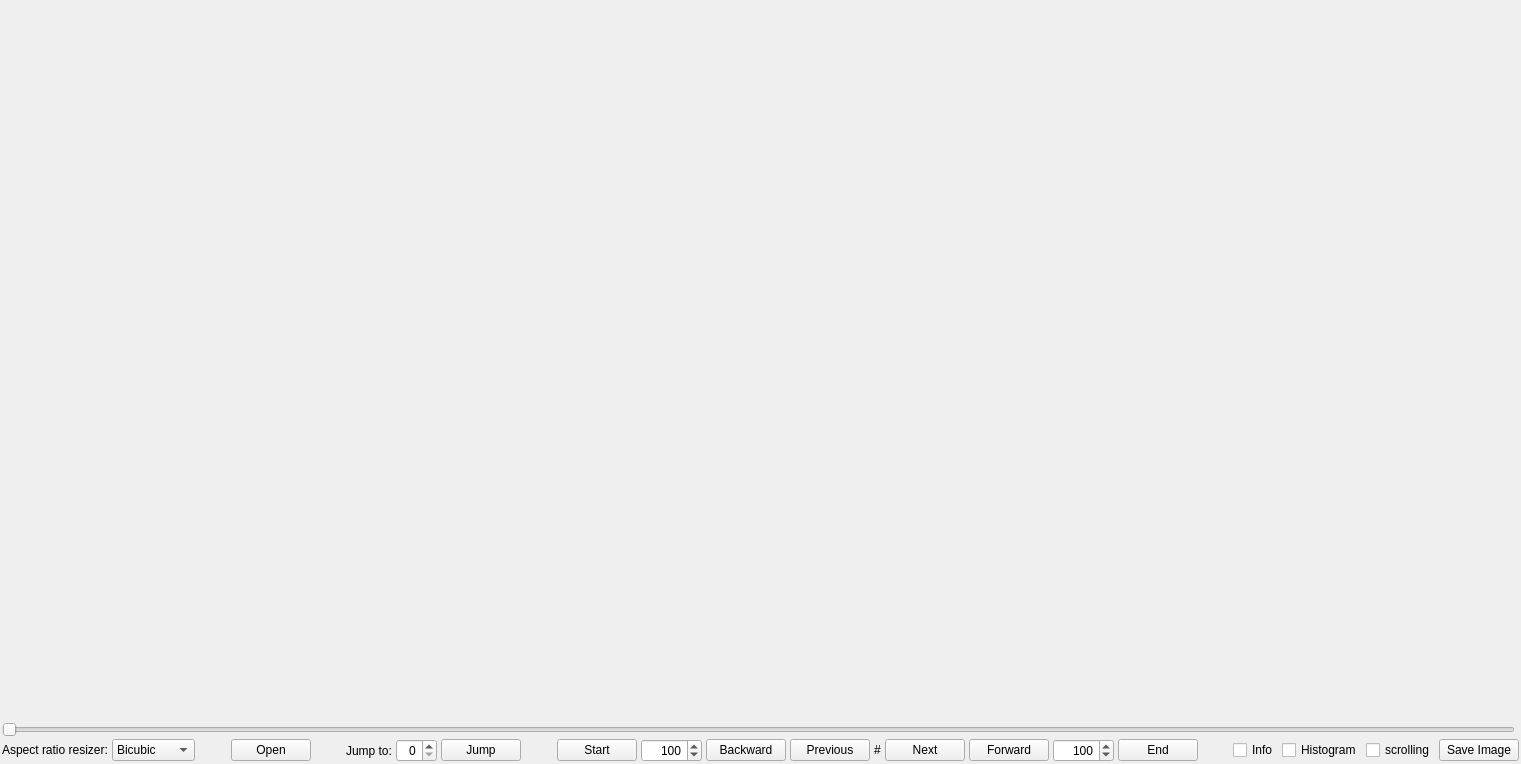
<?xml version="1.0" encoding="UTF-8"?>
<ui version="4.0">
 <class>avsViewerClass</class>
 <widget class="QWidget" name="avsViewerClass">
  <property name="geometry">
   <rect>
    <x>0</x>
    <y>0</y>
    <width>1521</width>
    <height>764</height>
   </rect>
  </property>
  <property name="sizePolicy">
   <sizepolicy hsizetype="Fixed" vsizetype="Fixed">
    <horstretch>0</horstretch>
    <verstretch>0</verstretch>
   </sizepolicy>
  </property>
  <property name="windowTitle">
   <string>avsViewer</string>
  </property>
  <layout class="QGridLayout" name="gridLayout_2">
   <property name="leftMargin">
    <number>2</number>
   </property>
   <property name="topMargin">
    <number>0</number>
   </property>
   <property name="rightMargin">
    <number>2</number>
   </property>
   <property name="bottomMargin">
    <number>2</number>
   </property>
   <property name="horizontalSpacing">
    <number>4</number>
   </property>
   <property name="verticalSpacing">
    <number>2</number>
   </property>
   <item row="1" column="0">
    <widget class="MoveScrollArea" name="scrollArea">
     <property name="frameShape">
      <enum>QFrame::NoFrame</enum>
     </property>
     <property name="frameShadow">
      <enum>QFrame::Plain</enum>
     </property>
     <property name="widgetResizable">
      <bool>true</bool>
     </property>
     <widget class="QWidget" name="scrollAreaWidgetContents">
      <property name="geometry">
       <rect>
        <x>0</x>
        <y>0</y>
        <width>1513</width>
        <height>718</height>
       </rect>
      </property>
      <property name="sizePolicy">
       <sizepolicy hsizetype="Expanding" vsizetype="Expanding">
        <horstretch>0</horstretch>
        <verstretch>0</verstretch>
       </sizepolicy>
      </property>
     </widget>
    </widget>
   </item>
   <item row="3" column="0" colspan="2">
    <layout class="QHBoxLayout" name="horizontalLayout">
     <property name="spacing">
      <number>4</number>
     </property>
     <item>
      <widget class="QLabel" name="avisynthResizerlabel">
       <property name="sizePolicy">
        <sizepolicy hsizetype="Fixed" vsizetype="Fixed">
         <horstretch>0</horstretch>
         <verstretch>0</verstretch>
        </sizepolicy>
       </property>
       <property name="text">
        <string>Aspect ratio resizer:</string>
       </property>
      </widget>
     </item>
     <item>
      <widget class="QComboBox" name="aspectRatioAdjustmentComboBox">
       <property name="sizePolicy">
        <sizepolicy hsizetype="Fixed" vsizetype="Fixed">
         <horstretch>0</horstretch>
         <verstretch>0</verstretch>
        </sizepolicy>
       </property>
       <item>
        <property name="text">
         <string>Bicubic</string>
        </property>
       </item>
       <item>
        <property name="text">
         <string>Bilinear</string>
        </property>
       </item>
       <item>
        <property name="text">
         <string>Blackman</string>
        </property>
       </item>
       <item>
        <property name="text">
         <string>Gauss</string>
        </property>
       </item>
       <item>
        <property name="text">
         <string>Lanczos</string>
        </property>
       </item>
       <item>
        <property name="text">
         <string>Lanczos4</string>
        </property>
       </item>
       <item>
        <property name="text">
         <string>Point</string>
        </property>
       </item>
       <item>
        <property name="text">
         <string>Sinc</string>
        </property>
       </item>
       <item>
        <property name="text">
         <string>Spline16</string>
        </property>
       </item>
       <item>
        <property name="text">
         <string>Spline36</string>
        </property>
       </item>
       <item>
        <property name="text">
         <string>Spline64</string>
        </property>
       </item>
       <item>
        <property name="text">
         <string>None</string>
        </property>
       </item>
      </widget>
     </item>
     <item>
      <spacer name="horizontalSpacer_2">
       <property name="orientation">
        <enum>Qt::Horizontal</enum>
       </property>
       <property name="sizeHint" stdset="0">
        <size>
         <width>0</width>
         <height>10</height>
        </size>
       </property>
      </spacer>
     </item>
     <item>
      <widget class="QPushButton" name="openAvsPushButton">
       <property name="sizePolicy">
        <sizepolicy hsizetype="Fixed" vsizetype="Fixed">
         <horstretch>0</horstretch>
         <verstretch>0</verstretch>
        </sizepolicy>
       </property>
       <property name="toolTip">
        <string>Open input .avs file</string>
       </property>
       <property name="text">
        <string>Open</string>
       </property>
      </widget>
     </item>
     <item>
      <spacer name="horizontalSpacer">
       <property name="orientation">
        <enum>Qt::Horizontal</enum>
       </property>
       <property name="sizeHint" stdset="0">
        <size>
         <width>13</width>
         <height>13</height>
        </size>
       </property>
      </spacer>
     </item>
     <item>
      <widget class="QLabel" name="label">
       <property name="toolTip">
        <string>&lt;html&gt;&lt;head/&gt;&lt;body&gt;&lt;p&gt;Jump to a specific frame.&lt;/p&gt;&lt;/body&gt;&lt;/html&gt;</string>
       </property>
       <property name="text">
        <string>Jump to:</string>
       </property>
      </widget>
     </item>
     <item>
      <widget class="QSpinBox" name="jumpToSpinBox">
       <property name="sizePolicy">
        <sizepolicy hsizetype="Fixed" vsizetype="Fixed">
         <horstretch>0</horstretch>
         <verstretch>0</verstretch>
        </sizepolicy>
       </property>
       <property name="alignment">
        <set>Qt::AlignRight|Qt::AlignTrailing|Qt::AlignVCenter</set>
       </property>
      </widget>
     </item>
     <item>
      <widget class="QPushButton" name="jumpToPushButton">
       <property name="sizePolicy">
        <sizepolicy hsizetype="Fixed" vsizetype="Fixed">
         <horstretch>0</horstretch>
         <verstretch>0</verstretch>
        </sizepolicy>
       </property>
       <property name="text">
        <string>Jump</string>
       </property>
      </widget>
     </item>
     <item>
      <spacer name="horizontalSpacer_5">
       <property name="orientation">
        <enum>Qt::Horizontal</enum>
       </property>
       <property name="sizeHint" stdset="0">
        <size>
         <width>0</width>
         <height>0</height>
        </size>
       </property>
      </spacer>
     </item>
     <item>
      <widget class="QPushButton" name="jumpToStartPushButton">
       <property name="toolTip">
        <string>&lt;html&gt;&lt;head/&gt;&lt;body&gt;&lt;p&gt;Jump to first frame.&lt;/p&gt;&lt;/body&gt;&lt;/html&gt;</string>
       </property>
       <property name="text">
        <string>Start</string>
       </property>
      </widget>
     </item>
     <item>
      <widget class="QSpinBox" name="backwardSpinBox">
       <property name="sizePolicy">
        <sizepolicy hsizetype="Fixed" vsizetype="Fixed">
         <horstretch>0</horstretch>
         <verstretch>0</verstretch>
        </sizepolicy>
       </property>
       <property name="alignment">
        <set>Qt::AlignRight|Qt::AlignTrailing|Qt::AlignVCenter</set>
       </property>
       <property name="maximum">
        <number>10000</number>
       </property>
       <property name="value">
        <number>100</number>
       </property>
      </widget>
     </item>
     <item>
      <widget class="QPushButton" name="jumpBackwardPushButton">
       <property name="sizePolicy">
        <sizepolicy hsizetype="Fixed" vsizetype="Fixed">
         <horstretch>0</horstretch>
         <verstretch>0</verstretch>
        </sizepolicy>
       </property>
       <property name="text">
        <string>Backward</string>
       </property>
      </widget>
     </item>
     <item>
      <widget class="QPushButton" name="previousPushButton">
       <property name="sizePolicy">
        <sizepolicy hsizetype="Fixed" vsizetype="Fixed">
         <horstretch>0</horstretch>
         <verstretch>0</verstretch>
        </sizepolicy>
       </property>
       <property name="toolTip">
        <string>move one frame backward</string>
       </property>
       <property name="text">
        <string>Previous</string>
       </property>
       <property name="autoRepeat">
        <bool>true</bool>
       </property>
      </widget>
     </item>
     <item>
      <widget class="QLabel" name="frameNumberLabel">
       <property name="sizePolicy">
        <sizepolicy hsizetype="Fixed" vsizetype="Fixed">
         <horstretch>0</horstretch>
         <verstretch>0</verstretch>
        </sizepolicy>
       </property>
       <property name="text">
        <string>#</string>
       </property>
      </widget>
     </item>
     <item>
      <widget class="QPushButton" name="nextPushButton">
       <property name="sizePolicy">
        <sizepolicy hsizetype="Fixed" vsizetype="Fixed">
         <horstretch>0</horstretch>
         <verstretch>0</verstretch>
        </sizepolicy>
       </property>
       <property name="toolTip">
        <string>move one frame backward</string>
       </property>
       <property name="text">
        <string>Next</string>
       </property>
       <property name="autoRepeat">
        <bool>true</bool>
       </property>
      </widget>
     </item>
     <item>
      <widget class="QPushButton" name="jumpForwardPushButton">
       <property name="sizePolicy">
        <sizepolicy hsizetype="Fixed" vsizetype="Fixed">
         <horstretch>0</horstretch>
         <verstretch>0</verstretch>
        </sizepolicy>
       </property>
       <property name="text">
        <string>Forward</string>
       </property>
      </widget>
     </item>
     <item>
      <widget class="QSpinBox" name="forwardSpinBox">
       <property name="sizePolicy">
        <sizepolicy hsizetype="Fixed" vsizetype="Fixed">
         <horstretch>0</horstretch>
         <verstretch>0</verstretch>
        </sizepolicy>
       </property>
       <property name="alignment">
        <set>Qt::AlignRight|Qt::AlignTrailing|Qt::AlignVCenter</set>
       </property>
       <property name="maximum">
        <number>10000</number>
       </property>
       <property name="value">
        <number>100</number>
       </property>
      </widget>
     </item>
     <item>
      <widget class="QPushButton" name="jumpToEndPushButton">
       <property name="sizePolicy">
        <sizepolicy hsizetype="Fixed" vsizetype="Fixed">
         <horstretch>0</horstretch>
         <verstretch>0</verstretch>
        </sizepolicy>
       </property>
       <property name="toolTip">
        <string>&lt;html&gt;&lt;head/&gt;&lt;body&gt;&lt;p&gt;Jump to last frame.&lt;/p&gt;&lt;/body&gt;&lt;/html&gt;</string>
       </property>
       <property name="text">
        <string>End</string>
       </property>
      </widget>
     </item>
     <item>
      <spacer name="horizontalSpacer_3">
       <property name="orientation">
        <enum>Qt::Horizontal</enum>
       </property>
       <property name="sizeHint" stdset="0">
        <size>
         <width>0</width>
         <height>10</height>
        </size>
       </property>
      </spacer>
     </item>
     <item>
      <widget class="QCheckBox" name="infoCheckBox">
       <property name="sizePolicy">
        <sizepolicy hsizetype="Fixed" vsizetype="Fixed">
         <horstretch>0</horstretch>
         <verstretch>0</verstretch>
        </sizepolicy>
       </property>
       <property name="toolTip">
        <string>see additional informations provided by FFInfo
- Frame Number
- Picture Type of input stream
- CFR/VFR Time</string>
       </property>
       <property name="text">
        <string>Info</string>
       </property>
      </widget>
     </item>
     <item>
      <widget class="QCheckBox" name="histogramCheckBox">
       <property name="sizePolicy">
        <sizepolicy hsizetype="Fixed" vsizetype="Fixed">
         <horstretch>0</horstretch>
         <verstretch>0</verstretch>
        </sizepolicy>
       </property>
       <property name="toolTip">
        <string>&lt;!DOCTYPE HTML PUBLIC &quot;-//W3C//DTD HTML 4.0//EN&quot; &quot;http://www.w3.org/TR/REC-html40/strict.dtd&quot;&gt;
&lt;html&gt;&lt;head&gt;&lt;meta name=&quot;qrichtext&quot; content=&quot;1&quot; /&gt;&lt;style type=&quot;text/css&quot;&gt;
p, li { white-space: pre-wrap; }
&lt;/style&gt;&lt;/head&gt;&lt;body style=&quot; font-family:'MS Shell Dlg 2'; font-size:8.25pt; font-weight:400; font-style:normal;&quot;&gt;
&lt;p style=&quot; margin-top:12px; margin-bottom:12px; margin-left:0px; margin-right:0px; -qt-block-indent:0; text-indent:0px;&quot;&gt;This mode will display three level-graphs on the right side of the video frame (which are called Histograms). This will show the distribution of the Y, U and V components in the current frame. &lt;/p&gt;
&lt;p style=&quot; margin-top:12px; margin-bottom:12px; margin-left:0px; margin-right:0px; -qt-block-indent:0; text-indent:0px;&quot;&gt;The top graph displays the luma (Y) distribution of the frame, where the left side represents Y = 0 and the right side represents Y = 255. The valid CCIR601 range has been indicated by a slightly different color and Y = 128 has been marked with a dotted line. The vertical axis shows the number of pixels for a given luma (Y) value. The middle graph displays the U component, and the bottom graph displays the V component. &lt;/p&gt;&lt;/body&gt;&lt;/html&gt;</string>
       </property>
       <property name="text">
        <string>Histogram</string>
       </property>
      </widget>
     </item>
     <item>
      <widget class="QCheckBox" name="scrollingCheckBox">
       <property name="sizePolicy">
        <sizepolicy hsizetype="Fixed" vsizetype="Fixed">
         <horstretch>0</horstretch>
         <verstretch>0</verstretch>
        </sizepolicy>
       </property>
       <property name="text">
        <string>scrolling</string>
       </property>
      </widget>
     </item>
     <item>
      <widget class="QPushButton" name="saveImagePushButton">
       <property name="sizePolicy">
        <sizepolicy hsizetype="Fixed" vsizetype="Fixed">
         <horstretch>0</horstretch>
         <verstretch>0</verstretch>
        </sizepolicy>
       </property>
       <property name="toolTip">
        <string>Save current view as a picture</string>
       </property>
       <property name="text">
        <string>Save Image</string>
       </property>
      </widget>
     </item>
    </layout>
   </item>
   <item row="2" column="0">
    <widget class="MarkSlider" name="frameHorizontalSlider">
     <property name="orientation">
      <enum>Qt::Horizontal</enum>
     </property>
    </widget>
   </item>
  </layout>
 </widget>
 <layoutdefault spacing="6" margin="11"/>
 <customwidgets>
  <customwidget>
   <class>MarkSlider</class>
   <extends>QSlider</extends>
   <header>MarkSlider.h</header>
  </customwidget>
  <customwidget>
   <class>MoveScrollArea</class>
   <extends>QScrollArea</extends>
   <header>MoveScrollArea.h</header>
   <container>1</container>
  </customwidget>
 </customwidgets>
 <resources/>
 <connections/>
</ui>
